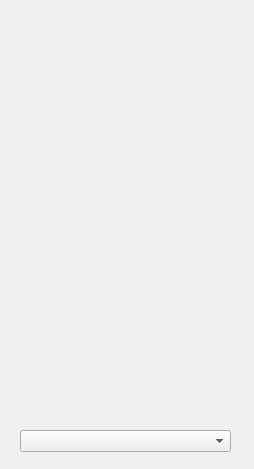
<?xml version="1.0" encoding="UTF-8"?>
<ui version="4.0">
 <class>CardModule</class>
 <widget class="QWidget" name="CardModule">
  <property name="geometry">
   <rect>
    <x>0</x>
    <y>0</y>
    <width>254</width>
    <height>469</height>
   </rect>
  </property>
  <property name="windowTitle">
   <string>Form</string>
  </property>
  <widget class="QComboBox" name="card_combo">
   <property name="geometry">
    <rect>
     <x>20</x>
     <y>430</y>
     <width>211</width>
     <height>22</height>
    </rect>
   </property>
  </widget>
  <widget class="QLabel" name="card_img">
   <property name="geometry">
    <rect>
     <x>40</x>
     <y>60</y>
     <width>181</width>
     <height>341</height>
    </rect>
   </property>
   <property name="text">
    <string/>
   </property>
  </widget>
  <widget class="QLabel" name="card_title">
   <property name="geometry">
    <rect>
     <x>40</x>
     <y>10</y>
     <width>171</width>
     <height>21</height>
    </rect>
   </property>
   <property name="text">
    <string/>
   </property>
  </widget>
 </widget>
 <resources/>
 <connections/>
</ui>
